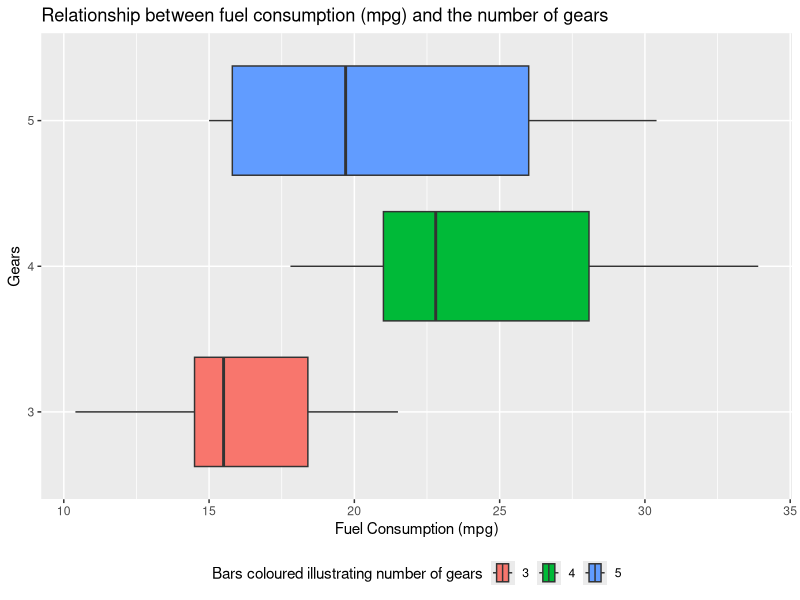
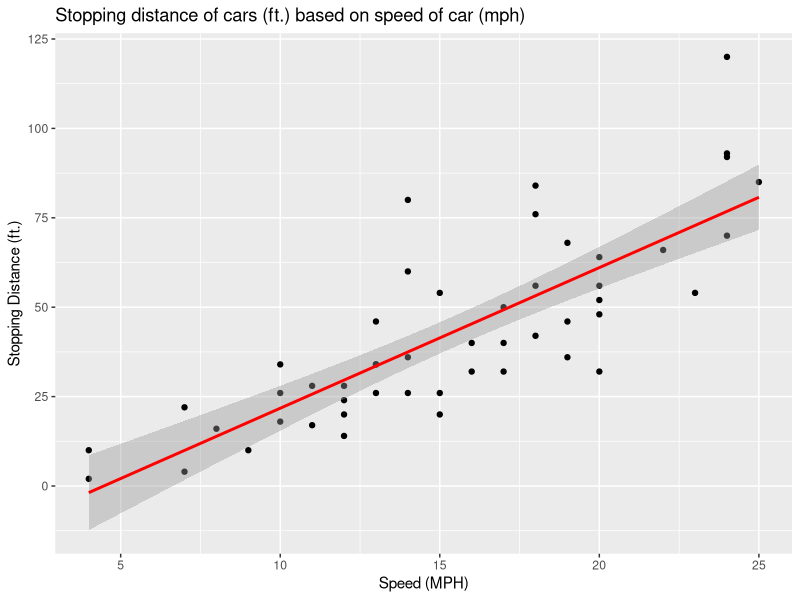
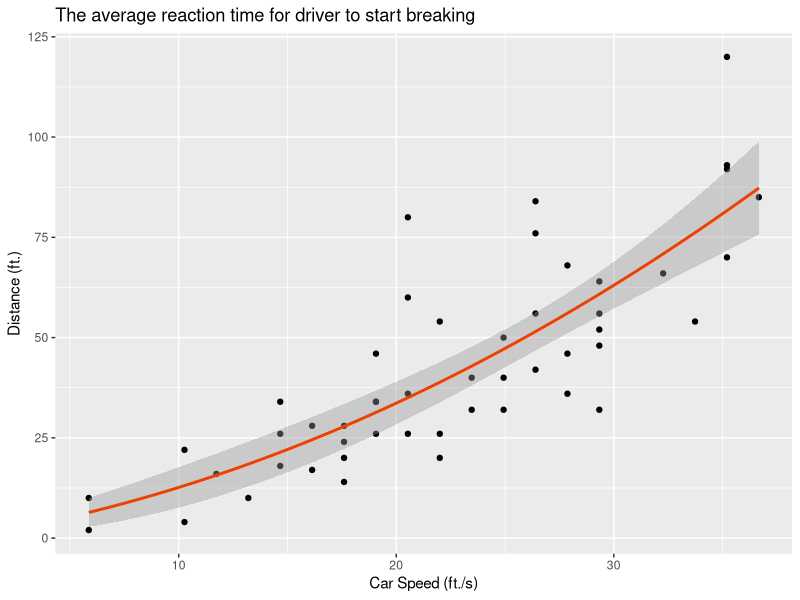

These charts were generated, in order, by the following R code:
## ---- chunk 1
knitr::opts_chunk$set(echo = TRUE)
## ---- chunk 2
# Sum of 5 to 55 sequence:
sum(5:55)
## ---- chunk 3
# Function sumfun created as requested by the following code:
sumfun <- function(n) {sum(seq(from=5,to=n,by=1))}

## ---- chunk 4
# Output for sumfun if n=6
sumfun(6)
## ---- chunk 5
# Output for sumfun if n=20
sumfun(20)
## ---- chunk 6
# Output for sumfun if n=100
sumfun(100)
## ---- chunk 7
# Fibonacci is explained as nth= (n-1)th + (n-2)th. Using "x" instead of n (as n used prior) and a "for loop" statement.
Fibonacci <- function(x) {
if(x<=1) {
  return(x)
  } else {
    return(Fibonacci(x-1) + Fibonacci(x-2))
    }}
# First 12 entries to print starting from 1 to 12:
for(entries in 1:(12)) { 
  print(Fibonacci(entries))
  }
## ---- chunk 8
# Install ggplot and load:
install.packages("ggplot2")
library(ggplot2)

## ---- chunk 9
# Load mtcars datset:
data(mtcars)

## ---- chunk 10
# Boxplot with fill aesthetic, added titles and legend placed at the bottom for better viewing:

ggplot(mtcars, aes(mpg, as.factor(gear), fill= as.factor(gear))) + geom_boxplot() + ggtitle("Relationship between fuel consumption (mpg) and the number of gears") + xlab("Fuel Consumption (mpg)") + ylab("Gears") + labs(fill = "Bars coloured illustrating number of gears") + theme(legend.position="bottom")

## ---- chunk 11
# Load cars datset
data(cars)

# Code for variable distance and use of lm
distance <- lm(dist~speed, data = cars)

# Code to display a set of descriptive statistics (including the fitted slope and intercept of the line, and their standard errors):
summary(distance)

## ---- chunk 12
# To identify the units for the variables, the entered code provided the information:
help(cars)

# Measurement units: speed (MPH) and stopping distance (ft.) as listed in the cars documentation.
## ---- chunk 13
# Following on from 3.5 to plot data points and the linear fit using ggplot. I also coloured the line red and placed headings on the axis as well as a title.

ggplot(cars, aes(x = speed, y = dist)) +
  geom_point () +
  stat_smooth(method ="lm", formula = "y~x", col ="red") +
  ggtitle("Stopping distance of cars (ft.) based on speed of car (mph)") + xlab("Speed (MPH)") + ylab("Stopping Distance (ft.)")

## ---- chunk 14
# The speed list from cars datset in mph converted to ft/s (conversion factor is 5280/3600), in order to estimate reaction time in seconds :
speed_ft <- cars$speed * (5280/3600)

# Equation for line including the assumption OBC ∝ speed^2:
line<-lm(dist ~ 0 + speed_ft + I(speed_ft^2),data = cars)

# Call summary information:
summary(line)

## ---- chunk 15
# Denote what x and y are:
y <- cars$dist
x <- cars$speed_ft

# Generate Plot (with titles and the line coloured orange-red and placed headings on the axis as well as a title) with the stated formula:
ggplot(cars, aes(speed_ft, dist)) + geom_point() + geom_smooth(method='lm', formula="y~0+x+I(x^2)", col ="orangered2") + labs(title = "The average reaction time for driver to start breaking", x="Car Speed (ft./s)", y="Distance (ft.)")

# The formula "y~0+x+I(x^2)" is a linear model that fits a quadratic formula with zero offset.
